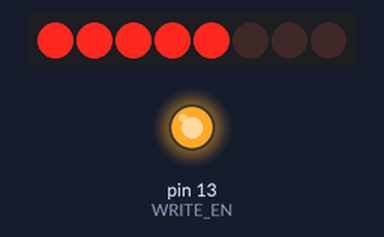
Bench run of a sketch on a simulated Arduino Uno, built with avr-gcc and run on an emulated ATmega328P. Shown: 8 shift-register outputs drawn as a row of LEDs (first output left, lit = HIGH), output pins drawn as LEDs (lit = HIGH). Wiring (inferred from the names in the program): shift register (74HC595): data pin 2; shift clock pin 3; latch pin 4. Wiring (inferred from the signals the program sends): row of LEDs: on Q0, Q1, Q2, Q3, Q4, Q5, Q6, Q7. Pins used as bus, display or sensor lines are not drawn.

Above: at 0.1 s.
At 1.3 s:
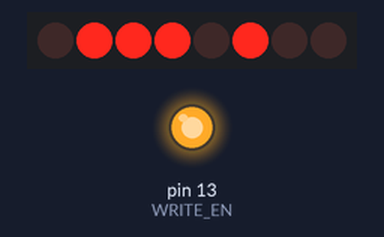
At 2.6 s:
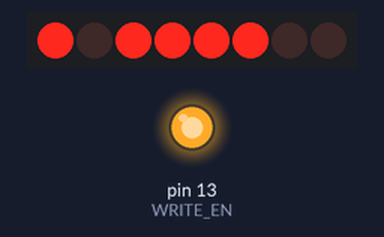
At 5.8 s:
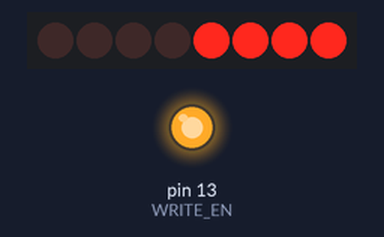
At 8.8 s:
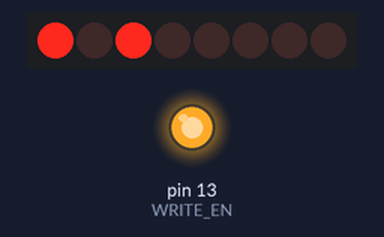
At 12.1 s:
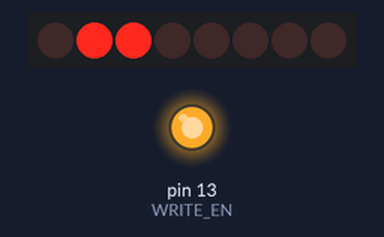
Timing chart, 0 to 14.0 s (numbered marks = the images above):
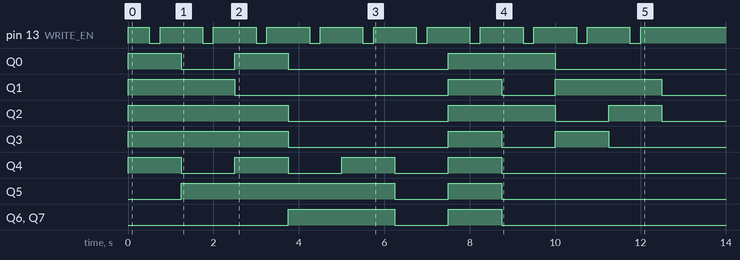

The sketch:

RAM-programmer.ino
```cpp
#define SHIFT_DATA 2 // Serial data pin
#define SHIFT_CLK 3  // Clock pin for the shift register
#define SHIFT_LATCH 4 // Latch pin to send data simultaneously to the storage register
#define WRITE_EN 13  // Simulates pressing the write button

//---------------------------------------------------------------------------------------------

// Global variable to be written inside an array which will have
// the info if the instuctions need to be written in the RAM address
bool RAMwrite = true;
bool writeFlags[16];

// Struct useful for the dictionary
struct KeyValue {
  const char* key; // Mnemonic instruction
  byte value;      // Corresponding binary value
};

// Dictionary with 16 entries
KeyValue dictionary[16] = {
  {"NOP", 0b0000},
  {"LDA", 0b0001},
  {"ADD", 0b0010},
  {"SUB", 0b0011},
  {"STA", 0b0100},
  {"LDI", 0b0101},
  {"JMP", 0b0110},
  {"JC" , 0b0111},
  {"JZ" , 0b1000},
  {"OUT", 0b1110},
  {"HLT", 0b1111}};

// Function to find the value corresponding to a mnemonic in the dictionary
byte getValueForKey(const char* key) {
  for (int i = 0; i < 16; i++) {
    if (strcmp(dictionary[i].key, key) == 0) {
      return dictionary[i].value; // Return binary value if the key matches
    }
  }
  return 0; // Default return value if key is not found
}

// Function to combine the instruction's 4 bits with the operand's 4 bits
// or directly take an 8-bit integer input
byte ConvertSAPLine(const char *Instr = "", int Value = -1) {
  if (Instr != "" && Value != -1) {
      byte result = (getValueForKey(Instr) << 4) | (Value & 0b1111); // Combine instruction and operand
      RAMwrite = true;
      return result; // Return the 8-bit binary value
  } else {
      if (Value >= 0 && Value <= 255) {
        byte result = Value & 0b11111111;
        RAMwrite = true;
        return result; // Return the byte directly if within range
      }
      else {
        RAMwrite = false;
        return 0; // Default return value
      }
  }
  RAMwrite = false;
  return 0; // Default return value
}

//---------------------------------------------------------------------------------------------

// Declare and initialize the array data[] (for SAP program) with default values
/*byte data[16] = {
  ConvertSAPLine("", -1),
  ConvertSAPLine("", -1),
  ConvertSAPLine("", -1),
  ConvertSAPLine("", -1),
  ConvertSAPLine("", -1),
  ConvertSAPLine("", -1),
  ConvertSAPLine("", -1),
  ConvertSAPLine("", -1),
  ConvertSAPLine("", -1),
  ConvertSAPLine("", -1),
  ConvertSAPLine("", -1),
  ConvertSAPLine("", -1),
  ConvertSAPLine("", -1),
  ConvertSAPLine("", -1),
  ConvertSAPLine("", -1),
  ConvertSAPLine("", -1)
};*/

byte data[16];

// This program performs the calculation 6 + 10 - 5
void initializeSAPProgram() {
  data[0]  = ConvertSAPLine("LDA", 15);    writeFlags[0]  = RAMwrite;
  data[1]  = ConvertSAPLine("ADD", 14);    writeFlags[1]  = RAMwrite;
  data[2]  = ConvertSAPLine("SUB", 13);    writeFlags[2]  = RAMwrite;
  data[3]  = ConvertSAPLine("OUT", 0);     writeFlags[3]  = RAMwrite;
  data[4]  = ConvertSAPLine("HLT", 0);     writeFlags[4]  = RAMwrite;
  data[5]  = ConvertSAPLine("NOP", 0);     writeFlags[5]  = RAMwrite;
  data[6]  = ConvertSAPLine("", 255);      writeFlags[6]  = RAMwrite;
  data[7]  = ConvertSAPLine("", -1);       writeFlags[7]  = RAMwrite;
  data[8]  = ConvertSAPLine("", -1);       writeFlags[8]  = RAMwrite;
  data[9]  = ConvertSAPLine("", -1);       writeFlags[9]  = RAMwrite;
  data[10] = ConvertSAPLine("", -1);       writeFlags[10] = RAMwrite;
  data[11] = ConvertSAPLine("", -1);       writeFlags[11] = RAMwrite;
  data[12] = ConvertSAPLine("", -1);       writeFlags[12] = RAMwrite;
  data[13] = ConvertSAPLine("", 5);        writeFlags[13] = RAMwrite;
  data[14] = ConvertSAPLine("", 10);       writeFlags[14] = RAMwrite;
  data[15] = ConvertSAPLine("", 6);        writeFlags[15] = RAMwrite;
  return;
}

//---------------------------------------------------------------------------------------------

// Function to set a line on the shift register
void setLine(int Line) {
  shiftOut(SHIFT_DATA, SHIFT_CLK, MSBFIRST, Line); // Output the data
  digitalWrite(SHIFT_LATCH, LOW);
  digitalWrite(SHIFT_LATCH, HIGH);
  digitalWrite(SHIFT_LATCH, LOW);
}

//---------------------------------------------------------------------------------------------

void setup() {
  pinMode(SHIFT_DATA, OUTPUT);
  pinMode(SHIFT_CLK, OUTPUT);
  pinMode(SHIFT_LATCH, OUTPUT);
  pinMode(WRITE_EN, OUTPUT);

  digitalWrite(WRITE_EN, HIGH); // Set write button to HIGH initially (active low)
  //Serial.begin(57600);

  initializeSAPProgram();

  for (int command = 0; command <= 15; command++) {
    if (writeFlags[command]) { // Only write if the flag is true
      setLine(data[command]); // Set the RAM data/instruction

      int tempCommand = command;

      // Set the RAM address using Arduino pins from 9 (LSB) to 12 (MSB)
      for (int pin = 9; pin <= 12; pin++) {
        digitalWrite(pin, tempCommand & 1); // Write each bit of the address
        tempCommand = tempCommand >> 1;
      }

      // Simulate pressing the write button on the RAM
      delay(500); // Wait for 0.5 second
      digitalWrite(WRITE_EN, LOW);
      delay(250); // Wait for 0.25 second
      digitalWrite(WRITE_EN, HIGH);
      delay(500); // Wait for 0.5 second
    }
  }

  // Set everything to 0 at the end of the cycle
  setLine(0);
  for (int pin = 9; pin <= 12; pin++) {
      digitalWrite(pin,LOW);
    }

}

//---------------------------------------------------------------------------------------------

void loop() {
  // No operation in the loop
}
```

Measured:
- by itself, Q1: goes LOW 5.0 s, HIGH 1.3 s, LOW 1.3 s, HIGH 2.5 s, then LOW
- by itself, Q2: goes LOW 3.8 s, HIGH 2.5 s, LOW 1.3 s, HIGH 1.3 s, then LOW
